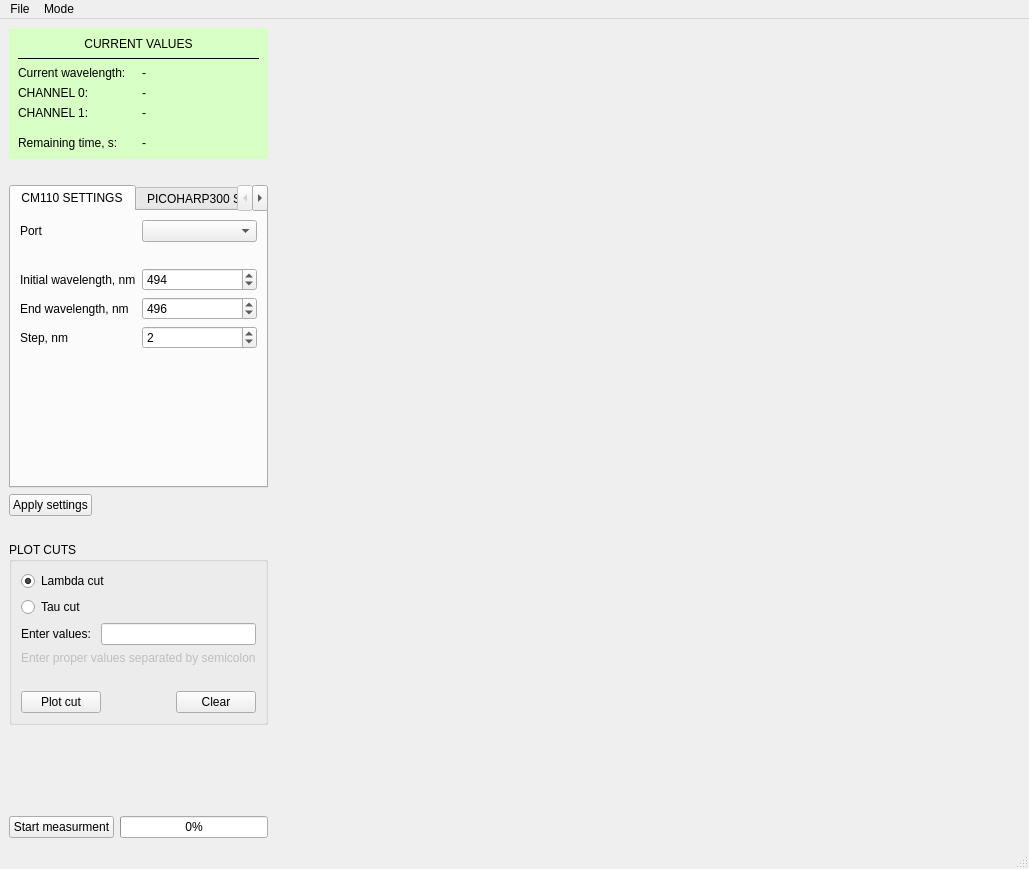
<?xml version="1.0" encoding="UTF-8"?>
<ui version="4.0">
 <class>MainWindow</class>
 <widget class="QMainWindow" name="MainWindow">
  <property name="geometry">
   <rect>
    <x>0</x>
    <y>0</y>
    <width>1029</width>
    <height>869</height>
   </rect>
  </property>
  <property name="windowTitle">
   <string>MainWindow</string>
  </property>
  <widget class="QWidget" name="centralwidget">
   <layout class="QHBoxLayout" name="horizontalLayout_22" stretch="1,5">
    <item>
     <layout class="QVBoxLayout" name="verticalLayout_5" stretch="0,0,0,0,0,5,0">
      <item>
       <widget class="QFrame" name="frame">
        <property name="styleSheet">
         <string notr="true">background-color: rgb(216, 255, 196);</string>
        </property>
        <property name="frameShape">
         <enum>QFrame::NoFrame</enum>
        </property>
        <property name="frameShadow">
         <enum>QFrame::Raised</enum>
        </property>
        <layout class="QVBoxLayout" name="verticalLayout_4">
         <item>
          <widget class="QLabel" name="label_13">
           <property name="text">
            <string>CURRENT VALUES</string>
           </property>
           <property name="alignment">
            <set>Qt::AlignCenter</set>
           </property>
          </widget>
         </item>
         <item>
          <widget class="Line" name="line">
           <property name="frameShadow">
            <enum>QFrame::Plain</enum>
           </property>
           <property name="orientation">
            <enum>Qt::Horizontal</enum>
           </property>
          </widget>
         </item>
         <item>
          <layout class="QHBoxLayout" name="horizontalLayout_13">
           <item>
            <widget class="QLabel" name="lab42341">
             <property name="text">
              <string>Current wavelength:</string>
             </property>
            </widget>
           </item>
           <item>
            <widget class="QLabel" name="current_wavelen_lab">
             <property name="text">
              <string>-</string>
             </property>
            </widget>
           </item>
          </layout>
         </item>
         <item>
          <layout class="QHBoxLayout" name="horizontalLayout_14">
           <item>
            <widget class="QLabel" name="lab123321">
             <property name="text">
              <string>CHANNEL 0:</string>
             </property>
            </widget>
           </item>
           <item>
            <widget class="QLabel" name="cannel0_lab">
             <property name="text">
              <string>-</string>
             </property>
            </widget>
           </item>
          </layout>
         </item>
         <item>
          <layout class="QHBoxLayout" name="horizontalLayout_15">
           <item>
            <widget class="QLabel" name="labr534">
             <property name="text">
              <string>CHANNEL 1:</string>
             </property>
            </widget>
           </item>
           <item>
            <widget class="QLabel" name="channel1_lab">
             <property name="text">
              <string>-</string>
             </property>
            </widget>
           </item>
          </layout>
         </item>
         <item>
          <spacer name="verticalSpacer_7">
           <property name="orientation">
            <enum>Qt::Vertical</enum>
           </property>
           <property name="sizeType">
            <enum>QSizePolicy::Fixed</enum>
           </property>
           <property name="sizeHint" stdset="0">
            <size>
             <width>20</width>
             <height>10</height>
            </size>
           </property>
          </spacer>
         </item>
         <item>
          <layout class="QHBoxLayout" name="horizontalLayout_18">
           <item>
            <widget class="QLabel" name="label983u3">
             <property name="text">
              <string>Remaining time, s:</string>
             </property>
            </widget>
           </item>
           <item>
            <widget class="QLabel" name="remaining_time_lab">
             <property name="text">
              <string>-</string>
             </property>
            </widget>
           </item>
          </layout>
         </item>
        </layout>
       </widget>
      </item>
      <item>
       <spacer name="verticalSpacer_4">
        <property name="orientation">
         <enum>Qt::Vertical</enum>
        </property>
        <property name="sizeType">
         <enum>QSizePolicy::Fixed</enum>
        </property>
        <property name="sizeHint" stdset="0">
         <size>
          <width>20</width>
          <height>20</height>
         </size>
        </property>
       </spacer>
      </item>
      <item>
       <layout class="QVBoxLayout" name="verticalLayout_6">
        <property name="spacing">
         <number>6</number>
        </property>
        <item>
         <widget class="QTabWidget" name="tabWidget">
          <property name="currentIndex">
           <number>0</number>
          </property>
          <widget class="QWidget" name="tab">
           <attribute name="title">
            <string>CM110 SETTINGS</string>
           </attribute>
           <layout class="QVBoxLayout" name="verticalLayout">
            <item>
             <layout class="QHBoxLayout" name="horizontalLayout_12">
              <item>
               <widget class="QLabel" name="label_12">
                <property name="text">
                 <string>Port</string>
                </property>
               </widget>
              </item>
              <item>
               <widget class="QComboBox" name="port_comBox"/>
              </item>
             </layout>
            </item>
            <item>
             <spacer name="verticalSpacer_6">
              <property name="orientation">
               <enum>Qt::Vertical</enum>
              </property>
              <property name="sizeType">
               <enum>QSizePolicy::Fixed</enum>
              </property>
              <property name="sizeHint" stdset="0">
               <size>
                <width>20</width>
                <height>20</height>
               </size>
              </property>
             </spacer>
            </item>
            <item>
             <layout class="QHBoxLayout" name="horizontalLayout">
              <item>
               <widget class="QLabel" name="initial_wavelen_lab">
                <property name="text">
                 <string>Initial wavelength, nm</string>
                </property>
               </widget>
              </item>
              <item>
               <widget class="QSpinBox" name="initial_wavelen_spBox">
                <property name="maximum">
                 <number>1000</number>
                </property>
                <property name="value">
                 <number>494</number>
                </property>
               </widget>
              </item>
             </layout>
            </item>
            <item>
             <layout class="QHBoxLayout" name="horizontalLayout_2">
              <item>
               <widget class="QLabel" name="label_2">
                <property name="text">
                 <string>End wavelength, nm</string>
                </property>
               </widget>
              </item>
              <item>
               <widget class="QSpinBox" name="end_wavelen_spBox">
                <property name="enabled">
                 <bool>true</bool>
                </property>
                <property name="maximum">
                 <number>5000</number>
                </property>
                <property name="value">
                 <number>496</number>
                </property>
               </widget>
              </item>
             </layout>
            </item>
            <item>
             <layout class="QHBoxLayout" name="horizontalLayout_3">
              <item>
               <widget class="QLabel" name="label_3">
                <property name="text">
                 <string>Step, nm</string>
                </property>
               </widget>
              </item>
              <item>
               <widget class="QSpinBox" name="wavelen_step_spBox">
                <property name="enabled">
                 <bool>true</bool>
                </property>
                <property name="value">
                 <number>2</number>
                </property>
               </widget>
              </item>
             </layout>
            </item>
            <item>
             <spacer name="verticalSpacer_2">
              <property name="orientation">
               <enum>Qt::Vertical</enum>
              </property>
              <property name="sizeHint" stdset="0">
               <size>
                <width>20</width>
                <height>78</height>
               </size>
              </property>
             </spacer>
            </item>
           </layout>
          </widget>
          <widget class="QWidget" name="tab_2">
           <attribute name="title">
            <string>PICOHARP300 SETTINGS</string>
           </attribute>
           <layout class="QVBoxLayout" name="verticalLayout_2">
            <item>
             <layout class="QHBoxLayout" name="horizontalLayout_4">
              <item>
               <widget class="QLabel" name="label_4">
                <property name="toolTip">
                 <string>&lt;html&gt;&lt;head/&gt;&lt;body&gt;&lt;p&gt;The binning code corresponds to a power of 2, i.e.&lt;/p&gt;&lt;p&gt;0 = 1x base resolution,&lt;/p&gt;&lt;p&gt;1 = 2x base resolution,&lt;/p&gt;&lt;p&gt;2 = 4x base resolution,&lt;/p&gt;&lt;p&gt;3 = 8x base resolution, and so on.&lt;/p&gt;&lt;/body&gt;&lt;/html&gt;</string>
                </property>
                <property name="text">
                 <string>Binning</string>
                </property>
               </widget>
              </item>
              <item>
               <widget class="QSpinBox" name="binning_spBox"/>
              </item>
             </layout>
            </item>
            <item>
             <layout class="QHBoxLayout" name="horizontalLayout_5">
              <item>
               <widget class="QLabel" name="label_5">
                <property name="toolTip">
                 <string>&lt;html&gt;&lt;head/&gt;&lt;body&gt;&lt;p&gt;Offset in nanoseconds.&lt;/p&gt;&lt;p&gt;The true offset is an approximation of the desired offset by the nearest multiple of the base resolution. This offset only acts on the difference between ch1 and ch0 in histogramming and T3 mode. Do not confuse it with the input offsets.&lt;/p&gt;&lt;/body&gt;&lt;/html&gt;</string>
                </property>
                <property name="text">
                 <string>Acquisition offset, ns</string>
                </property>
               </widget>
              </item>
              <item>
               <widget class="QSpinBox" name="offset_spBox">
                <property name="maximum">
                 <number>100</number>
                </property>
                <property name="value">
                 <number>0</number>
                </property>
               </widget>
              </item>
             </layout>
            </item>
            <item>
             <layout class="QHBoxLayout" name="horizontalLayout_6">
              <item>
               <widget class="QLabel" name="label_6">
                <property name="toolTip">
                 <string>&lt;html&gt;&lt;head/&gt;&lt;body&gt;&lt;p&gt;acquisition time in seconds&lt;/p&gt;&lt;/body&gt;&lt;/html&gt;</string>
                </property>
                <property name="text">
                 <string>Tacq, s</string>
                </property>
               </widget>
              </item>
              <item>
               <widget class="QSpinBox" name="tacq_spBox">
                <property name="minimum">
                 <number>1</number>
                </property>
                <property name="maximum">
                 <number>1000</number>
                </property>
                <property name="value">
                 <number>3</number>
                </property>
               </widget>
              </item>
             </layout>
            </item>
            <item>
             <layout class="QHBoxLayout" name="horizontalLayout_7">
              <item>
               <widget class="QLabel" name="label_7">
                <property name="toolTip">
                 <string>&lt;html&gt;&lt;head/&gt;&lt;body&gt;&lt;p&gt;Input rate divider applied at channel 0 (1, 2, 4, or 8).&lt;/p&gt;&lt;p&gt;The sync divider must be used to keep the effective sync rate at values &amp;lt;= 10 MHz. It should only be used with sync sources of stable period. The readings obtained with PH_GetCountRate are corrected for the divider setting and deliver the external (undivided) rate.&lt;br/&gt;&lt;/p&gt;&lt;/body&gt;&lt;/html&gt;</string>
                </property>
                <property name="text">
                 <string>syncDivider</string>
                </property>
               </widget>
              </item>
              <item>
               <widget class="QSpinBox" name="sync_divider_spBox">
                <property name="value">
                 <number>8</number>
                </property>
               </widget>
              </item>
             </layout>
            </item>
            <item>
             <layout class="QHBoxLayout" name="horizontalLayout_21">
              <item>
               <widget class="QLabel" name="label_16">
                <property name="toolTip">
                 <string>&lt;html&gt;&lt;head/&gt;&lt;body&gt;&lt;p&gt;Offset in nanoseconds.&lt;/p&gt;&lt;p&gt;The true offset is an approximation of the desired offset by the nearest multiple of the base resolution. This offset only acts on the difference between ch1 and ch0 in histogramming and T3 mode. Do not confuse it with the input offsets.&lt;/p&gt;&lt;/body&gt;&lt;/html&gt;</string>
                </property>
                <property name="text">
                 <string>Sync offset, ps</string>
                </property>
               </widget>
              </item>
              <item>
               <widget class="QSpinBox" name="sync_offset_spBox">
                <property name="maximum">
                 <number>1000000</number>
                </property>
                <property name="value">
                 <number>0</number>
                </property>
               </widget>
              </item>
             </layout>
            </item>
            <item>
             <layout class="QHBoxLayout" name="horizontalLayout_8">
              <item>
               <widget class="QLabel" name="label_8">
                <property name="toolTip">
                 <string>&lt;html&gt;&lt;head/&gt;&lt;body&gt;&lt;p&gt;CFD zero cross for input channel 0 in millivolts.&lt;/p&gt;&lt;/body&gt;&lt;/html&gt;</string>
                </property>
                <property name="text">
                 <string>CFDZeroCross0, mV</string>
                </property>
               </widget>
              </item>
              <item>
               <widget class="QSpinBox" name="cfd_zero_cross0_spBox">
                <property name="value">
                 <number>10</number>
                </property>
               </widget>
              </item>
             </layout>
            </item>
            <item>
             <layout class="QHBoxLayout" name="horizontalLayout_9">
              <item>
               <widget class="QLabel" name="label_9">
                <property name="toolTip">
                 <string>&lt;html&gt;&lt;head/&gt;&lt;body&gt;&lt;p&gt;CFD discriminator level for input channel 0 in millivolts.&lt;/p&gt;&lt;/body&gt;&lt;/html&gt;</string>
                </property>
                <property name="text">
                 <string>CFDLevel0, mV</string>
                </property>
               </widget>
              </item>
              <item>
               <widget class="QSpinBox" name="cfd_level0_spBox">
                <property name="maximum">
                 <number>500</number>
                </property>
                <property name="value">
                 <number>30</number>
                </property>
               </widget>
              </item>
             </layout>
            </item>
            <item>
             <layout class="QHBoxLayout" name="horizontalLayout_11">
              <item>
               <widget class="QLabel" name="label_11">
                <property name="toolTip">
                 <string>&lt;html&gt;&lt;head/&gt;&lt;body&gt;&lt;p&gt;CFD zero cross for input channel 1 in millivolts.&lt;/p&gt;&lt;/body&gt;&lt;/html&gt;</string>
                </property>
                <property name="text">
                 <string>CFDZeroCross1, mV</string>
                </property>
               </widget>
              </item>
              <item>
               <widget class="QSpinBox" name="cfd_zero_cross1_spBox">
                <property name="value">
                 <number>10</number>
                </property>
               </widget>
              </item>
             </layout>
            </item>
            <item>
             <layout class="QHBoxLayout" name="horizontalLayout_10">
              <item>
               <widget class="QLabel" name="label_10">
                <property name="toolTip">
                 <string>&lt;html&gt;&lt;head/&gt;&lt;body&gt;&lt;p&gt;CFD discriminator level for input channel 1 in millivolts.&lt;/p&gt;&lt;/body&gt;&lt;/html&gt;</string>
                </property>
                <property name="text">
                 <string>CFDLevel1, mV</string>
                </property>
               </widget>
              </item>
              <item>
               <widget class="QSpinBox" name="cfd_level1_spBox">
                <property name="maximum">
                 <number>200</number>
                </property>
                <property name="value">
                 <number>200</number>
                </property>
               </widget>
              </item>
             </layout>
            </item>
           </layout>
          </widget>
         </widget>
        </item>
        <item>
         <layout class="QHBoxLayout" name="horizontalLayout_19">
          <item>
           <widget class="QPushButton" name="apply_settings_but">
            <property name="text">
             <string>Apply settings</string>
            </property>
           </widget>
          </item>
          <item>
           <spacer name="horizontalSpacer_2">
            <property name="orientation">
             <enum>Qt::Horizontal</enum>
            </property>
            <property name="sizeHint" stdset="0">
             <size>
              <width>40</width>
              <height>20</height>
             </size>
            </property>
           </spacer>
          </item>
         </layout>
        </item>
       </layout>
      </item>
      <item>
       <spacer name="verticalSpacer_5">
        <property name="orientation">
         <enum>Qt::Vertical</enum>
        </property>
        <property name="sizeType">
         <enum>QSizePolicy::Fixed</enum>
        </property>
        <property name="sizeHint" stdset="0">
         <size>
          <width>20</width>
          <height>20</height>
         </size>
        </property>
       </spacer>
      </item>
      <item>
       <widget class="QGroupBox" name="groupBox">
        <property name="title">
         <string>PLOT CUTS</string>
        </property>
        <layout class="QVBoxLayout" name="verticalLayout_3">
         <item>
          <widget class="QRadioButton" name="lambda_radBut">
           <property name="text">
            <string>Lambda cut</string>
           </property>
           <property name="checked">
            <bool>true</bool>
           </property>
          </widget>
         </item>
         <item>
          <widget class="QRadioButton" name="tau_radBut">
           <property name="text">
            <string>Tau cut</string>
           </property>
          </widget>
         </item>
         <item>
          <layout class="QHBoxLayout" name="horizontalLayout_20">
           <item>
            <widget class="QLabel" name="label_14">
             <property name="text">
              <string>Enter values: </string>
             </property>
            </widget>
           </item>
           <item>
            <widget class="QLineEdit" name="values_lineEdit"/>
           </item>
          </layout>
         </item>
         <item>
          <widget class="QLabel" name="label_15">
           <property name="enabled">
            <bool>false</bool>
           </property>
           <property name="text">
            <string>Enter proper values separated by semicolon</string>
           </property>
           <property name="alignment">
            <set>Qt::AlignLeading|Qt::AlignLeft|Qt::AlignTop</set>
           </property>
          </widget>
         </item>
         <item>
          <spacer name="verticalSpacer_3">
           <property name="orientation">
            <enum>Qt::Vertical</enum>
           </property>
           <property name="sizeType">
            <enum>QSizePolicy::Fixed</enum>
           </property>
           <property name="sizeHint" stdset="0">
            <size>
             <width>20</width>
             <height>20</height>
            </size>
           </property>
          </spacer>
         </item>
         <item>
          <layout class="QHBoxLayout" name="horizontalLayout_16">
           <item>
            <widget class="QPushButton" name="plot_cut_but">
             <property name="text">
              <string>Plot cut</string>
             </property>
            </widget>
           </item>
           <item>
            <spacer name="horizontalSpacer">
             <property name="orientation">
              <enum>Qt::Horizontal</enum>
             </property>
             <property name="sizeHint" stdset="0">
              <size>
               <width>40</width>
               <height>20</height>
              </size>
             </property>
            </spacer>
           </item>
           <item>
            <widget class="QPushButton" name="clear_cut_but">
             <property name="text">
              <string>Clear</string>
             </property>
            </widget>
           </item>
          </layout>
         </item>
        </layout>
       </widget>
      </item>
      <item>
       <spacer name="verticalSpacer">
        <property name="orientation">
         <enum>Qt::Vertical</enum>
        </property>
        <property name="sizeType">
         <enum>QSizePolicy::Expanding</enum>
        </property>
        <property name="sizeHint" stdset="0">
         <size>
          <width>17</width>
          <height>13</height>
         </size>
        </property>
       </spacer>
      </item>
      <item>
       <layout class="QHBoxLayout" name="horizontalLayout_17">
        <item>
         <widget class="QPushButton" name="start_but">
          <property name="enabled">
           <bool>true</bool>
          </property>
          <property name="text">
           <string>Start measurment</string>
          </property>
         </widget>
        </item>
        <item>
         <widget class="QProgressBar" name="prog_bar">
          <property name="value">
           <number>0</number>
          </property>
         </widget>
        </item>
       </layout>
      </item>
     </layout>
    </item>
    <item>
     <layout class="QVBoxLayout" name="plot_layout"/>
    </item>
   </layout>
  </widget>
  <widget class="QMenuBar" name="menubar">
   <property name="geometry">
    <rect>
     <x>0</x>
     <y>0</y>
     <width>1029</width>
     <height>21</height>
    </rect>
   </property>
   <widget class="QMenu" name="menuFile">
    <property name="title">
     <string>File</string>
    </property>
    <addaction name="save_all_data_action"/>
    <addaction name="save_cut_action"/>
   </widget>
   <widget class="QMenu" name="menuMode">
    <property name="title">
     <string>Mode</string>
    </property>
    <addaction name="single_mode_action"/>
    <addaction name="multiple_mode_action"/>
   </widget>
   <addaction name="menuFile"/>
   <addaction name="menuMode"/>
  </widget>
  <widget class="QStatusBar" name="statusbar">
   <property name="font">
    <font>
     <pointsize>10</pointsize>
     <weight>50</weight>
     <bold>false</bold>
    </font>
   </property>
  </widget>
  <action name="save_all_data_action">
   <property name="text">
    <string>Save all data</string>
   </property>
  </action>
  <action name="single_mode_action">
   <property name="checkable">
    <bool>true</bool>
   </property>
   <property name="text">
    <string>Single</string>
   </property>
  </action>
  <action name="multiple_mode_action">
   <property name="checkable">
    <bool>true</bool>
   </property>
   <property name="checked">
    <bool>true</bool>
   </property>
   <property name="text">
    <string>Multiple</string>
   </property>
  </action>
  <action name="save_cut_action">
   <property name="text">
    <string>Save cut </string>
   </property>
  </action>
 </widget>
 <resources/>
 <connections/>
</ui>
